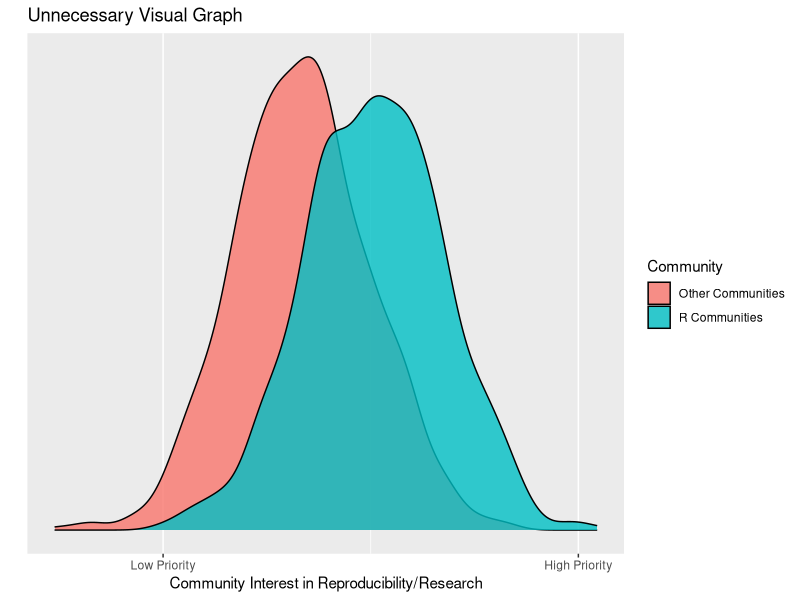

Write the R code that produced this figure.
## ---- chunk 1
library(ggplot2)
library(dplyr)
library(tidyr)


Graph_data <- data.frame("R Communities" = rnorm(1000,1,1),"Other Communities" = rnorm(1000,0,1),check.names = F) %>% 
  pivot_longer(cols = 1:2, names_to = "Community", values_to = "Data")

Graph_data %>%
  ggplot(aes(x=`Data`) ) +
  geom_density(aes(fill=`Community`), alpha=0.8) +
  xlab("Community Interest in Reproducibility/Research") +
  ylab("") + 
  scale_x_continuous(breaks=c(-2,4), labels=c("Low Priority", "High Priority")) +
  scale_y_continuous(breaks=NULL) +
  ggtitle(label =  "Unnecessary Visual Graph")
## ---- chunk 2
#Badalytics
#M3m32020
#library(esquisse)
